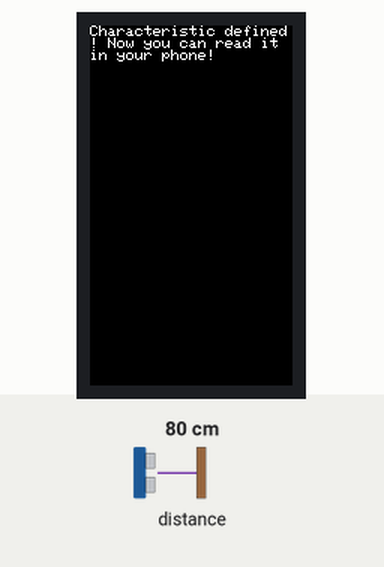
This sketch was run on a simulated ESP32. Shown: 135×240 colour display. Wiring (inferred from the names in the program): VL53L0X range finder at I2C address 0x29. Inputs (shaded band) come from the test bench; at power-on: distance to the obstacle 80 cm. Nothing arrives over Bluetooth unless stated; a phone connects over Bluetooth LE 3 s after start; what the sketch prints to the serial monitor is not drawn.

Above: at 0.2 s.
At 1.3 s:
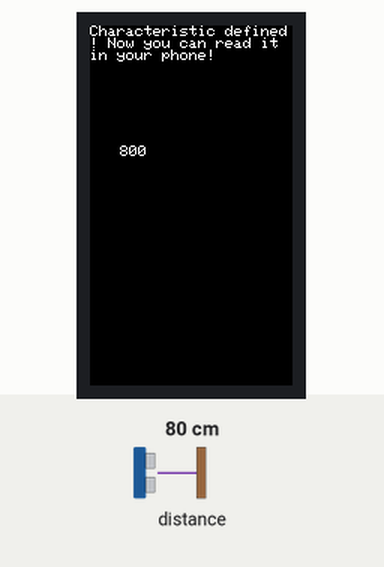
1.4 s: distance to the obstacle set to 2 cm
2.9 s: distance to the obstacle set to 4 cm
At 3.2 s:
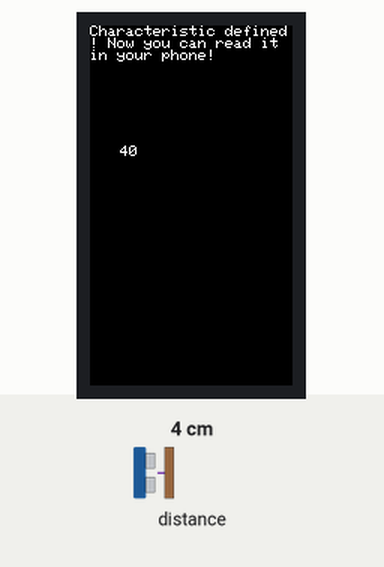
4.4 s: distance to the obstacle set to 9 cm
Timing chart, 0 to 7.4 s (numbered marks = the images above; inputs shaded):
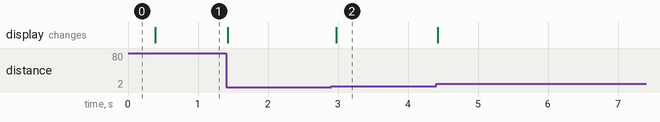

Measured:
- after the input at 2.9 s, the display: changes after 0.08 s (image 2)

The sketch:

TOF_Code.ino
```cpp
#include <M5StickCPlus.h>
#include <Wire.h>
#include <BLEDevice.h>
#include <BLEUtils.h>
#include <BLEServer.h>

#define VL53L0X_REG_IDENTIFICATION_MODEL_ID         0xc0
#define VL53L0X_REG_IDENTIFICATION_REVISION_ID      0xc2
#define VL53L0X_REG_PRE_RANGE_CONFIG_VCSEL_PERIOD   0x50
#define VL53L0X_REG_FINAL_RANGE_CONFIG_VCSEL_PERIOD 0x70
#define VL53L0X_REG_SYSRANGE_START                  0x00
#define VL53L0X_REG_RESULT_INTERRUPT_STATUS         0x13
#define VL53L0X_REG_RESULT_RANGE_STATUS             0x14

#define ToF_ADDR 0x29  // the iic address of tof

// The remote service we wish to connect to.
#define CHARACTERISTIC_UUID "17afd00e-ac19-449e-90f7-c11d689c4517"
// The characteristic of the remote service we are interested in.
#define SERVICE_UUID "e6cfac45-5796-4497-86cf-0faeb67c2b40"

static boolean doConnect = false;
static boolean connected = false;
static boolean doScan = false;
static BLECharacteristic *pCharacteristic;
static BLERemoteCharacteristic* pRemoteCharacteristic;
static BLEAdvertisedDevice* myDevice;

byte gbuf[16];

void setup() {
    // put your setup code here, to run once:
    Wire.begin(0, 26, 400000UL);  // join i2c bus (address optional for master)
    Serial.begin(115200);         // start serial for output
    Serial.println("VLX53LOX test started.");

    //---osmar
    M5.begin(true, true, true);
    M5.Lcd.fillScreen(BLACK);
    M5.Lcd.setTextColor(WHITE);

    BLEDevice::init("Proximity_M5");
    BLEServer *pServer = BLEDevice::createServer();
    BLEService *pService = pServer->createService(SERVICE_UUID);
    pCharacteristic = pService->createCharacteristic(
                                          CHARACTERISTIC_UUID,
                                          BLECharacteristic::PROPERTY_READ |
                                          BLECharacteristic::PROPERTY_WRITE
                                        );

    pCharacteristic->setValue("Hello World says Proximity");
    pService->start();
    BLEAdvertising *pAdvertising = BLEDevice::getAdvertising();
    pAdvertising->addServiceUUID(SERVICE_UUID);
    pAdvertising->setScanResponse(true);
    pAdvertising->setMinPreferred(0x06);  // functions that help with iPhone connections issue
    pAdvertising->setMinPreferred(0x12);
    BLEDevice::startAdvertising();
    M5.Lcd.print("Characteristic defined! Now you can read it in your phone!");
}

void loop() {
    // if(BLEDevice::getPeerDevices(true).size()==1){
    //     M5.Lcd.print("connected to 1 device");
    //     // continue statement
    //   }
    if (proximityFunc()<80){
      pCharacteristic->setValue("ALERT");
    }
    else{
      pCharacteristic->setValue("All good");
    }
}

int proximityFunc(){
    delay(100);
    return measure_distance();
}

int measure_distance() {
    write_byte_data_at(VL53L0X_REG_SYSRANGE_START, 0x01);

    read_block_data_at(VL53L0X_REG_RESULT_RANGE_STATUS,
                       12);  // read 12 bytes once

    uint16_t dist =
        makeuint16(gbuf[11], gbuf[10]);  // split distance data to "dist"
    byte DeviceRangeStatusInternal = ((gbuf[0] & 0x78) >> 3);

    Serial.print("distance ");
    Serial.println(dist);

    M5.Lcd.setCursor(20, 80);
    M5.Lcd.fillRect(20, 80, 60, 25, BLACK);
    M5.Lcd.print(dist);
    return dist;
}

uint16_t bswap(byte b[]) {
    // Big Endian unsigned short to little endian unsigned short
    uint16_t val = ((b[0] << 8) & b[1]);
    return val;
}

uint16_t makeuint16(int lsb, int msb) {
    return ((msb & 0xFF) << 8) | (lsb & 0xFF);
}

uint16_t VL53L0X_decode_vcsel_period(short vcsel_period_reg) {
    // Converts the encoded VCSEL period register value into the real
    // period in PLL clocks
    uint16_t vcsel_period_pclks = (vcsel_period_reg + 1) << 1;
    return vcsel_period_pclks;
}

/*
 * IIC Functions
 */
/* function description: write one byte data */
void write_byte_data(byte data) {
    Wire.beginTransmission(ToF_ADDR);
    Wire.write(data);
    Wire.endTransmission();
}

/* function description: write one byte data to specifical register */
void write_byte_data_at(byte reg, byte data) {
    Wire.beginTransmission(ToF_ADDR);
    Wire.write(reg);
    Wire.write(data);
    Wire.endTransmission();
}

/* function description: read two bytes data to specifical register */
void write_word_data_at(byte reg, uint16_t data) {
    byte b0 = (data & 0xFF);
    byte b1 = ((data >> 8) && 0xFF);

    Wire.beginTransmission(ToF_ADDR);
    Wire.write(reg);
    Wire.write(b0);
    Wire.write(b1);
    Wire.endTransmission();
}

/* function description: read one byte data */
byte read_byte_data() {
    Wire.requestFrom(ToF_ADDR, 1);
    while (Wire.available() < 1) delay(1);
    byte b = Wire.read();
    return b;
}

/* function description: read one byte data from specifical register */
byte read_byte_data_at(byte reg) {
    // write_byte_data((byte)0x00);
    write_byte_data(reg);
    Wire.requestFrom(ToF_ADDR, 1);
    while (Wire.available() < 1) delay(1);
    byte b = Wire.read();
    return b;
}

/* function description: read two bytes data from specifical register */
uint16_t read_word_data_at(byte reg) {
    write_byte_data(reg);
    Wire.requestFrom(ToF_ADDR, 2);
    while (Wire.available() < 2) delay(1);
    gbuf[0] = Wire.read();
    gbuf[1] = Wire.read();
    return bswap(gbuf);
}

/* function description: read multiple bytes data from specifical register */
void read_block_data_at(byte reg, int sz) {
    int i = 0;
    write_byte_data(reg);
    Wire.requestFrom(ToF_ADDR, sz);
    for (i = 0; i < sz; i++) {
        while (Wire.available() < 1) delay(1);
        gbuf[i] = Wire.read();
    }
}
```
